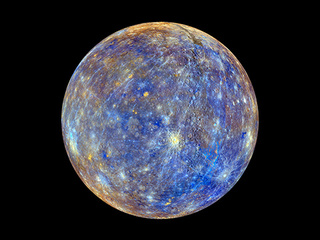
#> input picture practica/week2/pics/mercury.jpg, 320 x 240 px, found by its file name
$ jupyter execute --allow-errors numpy_opdracht1_solutions.ipynb
#> lines starting #> are read from the running program, lines starting #| are printed output that depends on the picture
<div>

</div>
<div>


</div>
<div>
    <em>Author: Jeroen Boogaard</em>
</div>

<h1>Numpy</h1>

**Imports**

[cell 1]
import cv2
import numpy as np
import pandas as pd
import matplotlib.pyplot as plt
from PIL import Image
from scipy import ndimage
from os import path
from os import system as sys
from pathlib import Path

**Global variables**

[cell 2]
relativeImgPath = "../../pics"
relativeCsvPath = "../../csv"

**Gebruik de numpy methode <i>flip</i> voor het spiegelen van een image**

<h2>Opdracht 1</h2>
<ol>
    <li>Spiegel pImg over de hortizontale as en ken de resulterende afbeelding toe aan variabele <u>bImg</u></li>
    <li>Spiegel qImg over de hortizontale as en ken de resulterende afbeelding toe aan variabele <u>dImg</u></li>
    <li>Geef bImg en dImg naast elkaar weer op de lege plaatsen in het raster</li>
</ol>

[cell 3]
pImg = cv2.imread(path.join(relativeImgPath, "letter_p.png"))

# Maak een raster voor 4 images
fig, axs = plt.subplots(2, 2, sharey=True)

#> (the rest of this cell did not finish here and is left out)

<h2>Opdracht 2</h2>

<h3>Gegeven</h3>

Planeet | Grootte to.v. de omvang van de Aarde
---|---
Jupiter | 1120%
Saturnus | 945%
Uranus | 400%
Neptunus | 388%
Aarde| 100%
Venus | 95%
Mars | 53%
Mercury | 33%

[cell 4]
filename = path.join(relativeCsvPath, "planets.csv")

<span style="color:yellow"><note>Het originele csv-bestand heeft spaties in kolomnamen, die gaan we eerst verwijderen</note></span>

[cell 5]
cleanCsv = filename.replace('.csv', '_clean.csv')
sys(f"cat {filename} | sed 's/\\s*//g'> {cleanCsv}")

<h3>Gevraagd</h3>
<p>
Schaal voor elke (erkende) planeet uit ons zonnestelsel de bijbehorende image t.o.v. van de aarde. Het geschaalde plaatje moet groter zijn dan het plaatje van de aarde als de bijbehorende planeet groter is dan de aarde. Is de planeet kleiner dan de aarde dan moet het nieuwe plaatje kleiner zijn. Gebruik voor de schaalfactor het percentage.
<br>Tip: Indien nodig kun je de images normaliseren door eerst het plaatje van de aarde naar de gete schalen.
</p>

<h3>Oplossing</h3>
<ol>
    <li>
        <strong>Open het bestand csv/planets.csv en voeg daar de kolom <i>image</i> aan toe</strong>
    </li>
    <li>
        <strong>Importeer het csv-bestand en sla de data op in een dictionary</strong>
    </li>
    <li>
        <strong>Open een image uit de dictionary</strong>
    </li>
    <li>
        <strong>Schaal de image m.b.v. een <i>numpy array</i></strong>
    </li>
    <li>
        <strong>Sla de geschaalde image op</strong>
    </li>
    <li>
        <strong>Schrijf een functie voor het schalen van een image</strong>
    </li>
    <li>
        <strong>Maak een loop waarbij voor elke planeet een geschaalde image wordt gemaakt en opgelagen</strong>
    </li>
</ol>

**Stap 1: Open het bestand csv/planets.csv en voeg daar de kolom <i>image</i> aan toe**

<p>Deze stap mag <u>handmatig</u> bijv. met Edit CSV in VSCode of

m.b.v. <u>pandas</u></p>

#> (a cell that did not finish here is left out)

**Stap 2: Importeer het csv-bestand en sla de data op in een dictionary**

#> (a cell that did not finish here is left out)

**Stap 3: Open een image van een item uit de dictionary**

[cell 8]
img = Image.open(path.join(relativeImgPath, "mercury.jpg"))
#> img is the input picture: PIL image 320x240 RGB; mean R, G, B 46.6, 48.4, 59.4
type(img)

**Stap 4: Schaal de image m.b.v. een numpy array**

[cell 9]
# Van Image naar Numpy array
array = np.array(img)
type(array)

# 33% volgens bovenstaande tabel
scaleFactor = 0.33
scaleArray = ndimage.zoom(array, (scaleFactor, scaleFactor, 1))
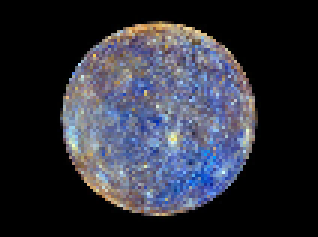
#> scaleArray: shape (79, 106, 3) (shown 3 times larger); mean R, G, B 46.1, 47.9, 58.8

# Van Numpy array naar Image
imgScaled = Image.fromarray(scaleArray)

print( f"Original shape : {array.shape}" )
#| Original shape : (240, 320, 3)
print( f"Shape of scaled image : {scaleArray.shape}" )
#| Shape of scaled image : (79, 106, 3)

# Plot de plaatjes naast elkaar
fig, axs = plt.subplots(1, 2)

axs[0].set_title("original")
axs[0].imshow(img)
axs[1].set_title("scaled")
axs[1].imshow(imgScaled)
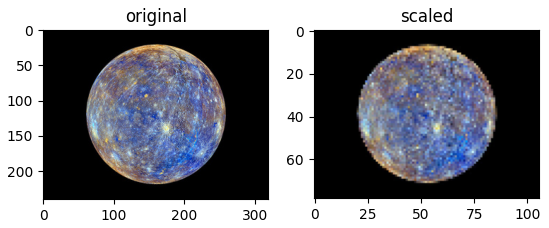
#> figure drawn by matplotlib, 2 panels

$ run again, with practica/week2/pics/jupiter.jpg copied over practica/week2/pics/mercury.jpg
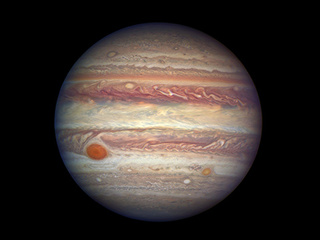
#> input picture practica/week2/pics/jupiter.jpg, 320 x 240 px, found by its file name
#> img is the input picture: PIL image 320x240 RGB; mean R, G, B 58.7, 50.4, 46.4
#> `scaleArray = ndimage.zoom(array, (scaleFactor, scaleFactor, 1))`:
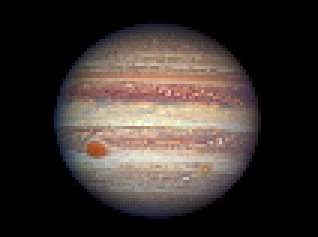
#> scaleArray: shape (79, 106, 3) (shown 3 times larger); mean R, G, B 57.9, 49.7, 45.7
#| Original shape : (240, 320, 3)
#| Shape of scaled image : (79, 106, 3)
#> `[cell 9] # Van Image naar Numpy array array = np.array(img) type(array..`:
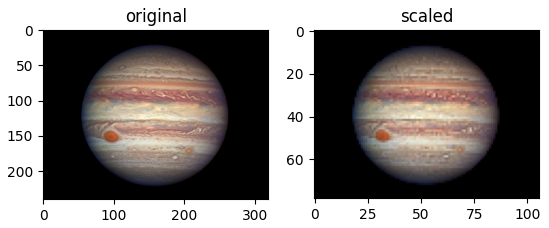
#> figure drawn by matplotlib, 2 panels
